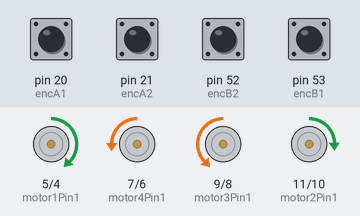
Simulated run of this sketch. Board: Arduino Mega 2560, built with avr-gcc and run on an emulated ATmega2560. Shown: motor-driver pin pairs drawn as motors (green arrow = first pin HIGH = forward, orange = second pin HIGH = backward, longer = more drive). The test bench sets the inputs (shaded band); at power-on: pin 20 (encA1), pin 21 (encA2), pin 52 (encB2), pin 53 (encB1) HIGH. What the sketch prints to the serial monitor is not drawn.

Above: at 3.2 s.
3.3 s: pin 20 (encA1) pulled LOW for 0.15 s
At 3.45 s:
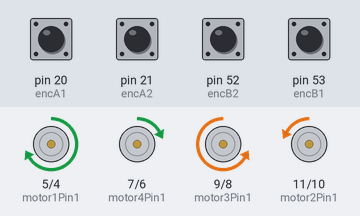
At 4.37 s:
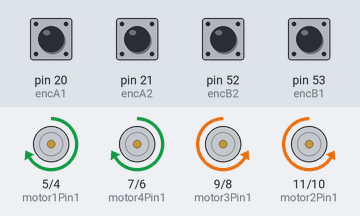
6.3 s: pin 21 (encA2) pulled LOW for 0.15 s
At 6.51 s:
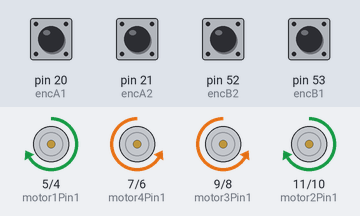
9.4 s: pin 20 (encA1) pulled LOW for 1 s
12.4 s: pin 21 (encA2) pulled LOW for 1 s
Timing chart, 0 to 13.9 s (numbered marks = the images above; inputs shaded):
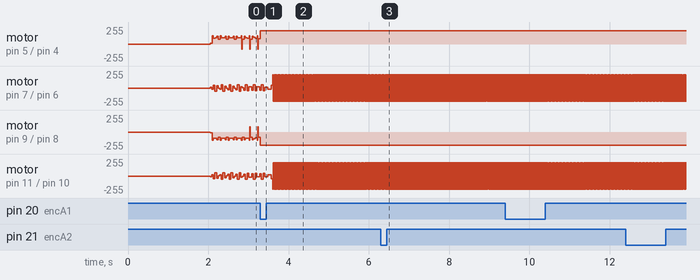

Measured:
- after the input at 3.3 s, motor on pin 5 (motor1Pin1) / pin 4 (motor1Pin2): stays forward 200/255 (without the input it goes to stopped after 2.1 s); motor on pin 9 (motor3Pin1) / pin 8 (motor3Pin2): stays backward 200/255 (without the input it goes to backward 4/255 after 2.1 s)
- after the input at 6.3 s, motor on pin 5 (motor1Pin1) / pin 4 (motor1Pin2): stays forward 200/255 (without the input it goes to backward 200/255 after 1.9 s); motor on pin 9 (motor3Pin1) / pin 8 (motor3Pin2): stays backward 200/255 (without the input it goes to forward 200/255 after 1.9 s)
- by itself, motor on pin 7 (motor4Pin1) / pin 6 (motor4Pin2), motor on pin 11 (motor2Pin1) / pin 10 (motor2Pin2): alternates forward 200/255 for 0.01 s and backward 200/255 for 0.01 s

The sketch:

odometriinversepidarray.ino
```cpp
#include <Arduino.h>

const int motor1Pin1 = 5; // Pin motor 1
const int motor1Pin2 = 4;
const int motor2Pin1 = 11; // Pin motor 2
const int motor2Pin2 = 10;
const int motor3Pin1 = 9; // Pin motor 3
const int motor3Pin2 = 8;
const int motor4Pin1 = 7; // Pin motor 4
const int motor4Pin2 = 6;

const int encA1 = 20;
const int encB1 = 53;
const int encA2 = 21;
const int encB2 = 52;

const float kel_roda = 37.68;
const float pulse_per_rotation = 135; // Motor1

int pulse1 = 0;
int pulse2 = 0;
float x_enc = 0;
float y_enc = 0;

// PID constants
float Kp = 20;
float Ki = 0.002;
float Kd = 0.05;

float error_x = 0;
float error_y = 0;
float last_error_x = 0;
float last_error_y = 0;
float integral_x = 0;
float integral_y = 0;

float target_points[4][2] = {
  {30, 30}, // Langkah 1
  {-30, 0}, // Langkah 2
  {0, -30}, // Langkah 3
  {30, 0}   // Langkah 4
};

int current_step = 0; // Langkah saat ini

void setup() {
  pinMode(motor1Pin1, OUTPUT);
  pinMode(motor1Pin2, OUTPUT);
  pinMode(motor2Pin1, OUTPUT);
  pinMode(motor2Pin2, OUTPUT);
  pinMode(motor3Pin1, OUTPUT);
  pinMode(motor3Pin2, OUTPUT);
  pinMode(motor4Pin1, OUTPUT);
  pinMode(motor4Pin2, OUTPUT);

  pinMode(encA1, INPUT_PULLUP);
  pinMode(encB1, INPUT_PULLUP);
  pinMode(encA2, INPUT_PULLUP);
  pinMode(encB2, INPUT_PULLUP);

  attachInterrupt(digitalPinToInterrupt(encA1), readEncoder1, RISING);
  attachInterrupt(digitalPinToInterrupt(encA2), readEncoder2, RISING);

  Serial.begin(9600);
  delay(2000);
}

void readEncoder1() {
  if (digitalRead(encB1) == 0)
    pulse1++;
  else
    pulse1--;
}

void readEncoder2() {
  if (digitalRead(encB2) == 0)
    pulse2++;
  else
    pulse2--;
}

void total_jarak() {
  float jarakroda1 = kel_roda * (pulse1 / pulse_per_rotation);
  float jarakroda2 = kel_roda * (pulse2 / pulse_per_rotation);

  x_enc = (-jarakroda1 * 0.7071) + (-jarakroda2 * 0.7071);
  y_enc = (jarakroda1 * 0.7071) + (-jarakroda2 * 0.7071);
}

void loop() {
  float target_x = target_points[current_step][0];
  float target_y = target_points[current_step][1];

  total_jarak();

  error_x = target_x - x_enc;
  error_y = target_y - y_enc;

  float output_x = calculatePID(Kp, Ki, Kd, error_x, last_error_x, integral_x);
  float output_y = calculatePID(Kp, Ki, Kd, error_y, last_error_y, integral_y);

  moveRobot(output_x, output_y);

  last_error_x = error_x;
  last_error_y = error_y;

 /* Serial.print("X Target: ");
  Serial.print(target_x);
  Serial.print(" Y Target: ");
  Serial.print(target_y);
  Serial.print(" X Current: ");
  Serial.print(x_enc);
  Serial.print(" Y Current: ");
  Serial.print(y_enc);
  Serial.print(" X Error: ");
  Serial.print(error_x);
  Serial.print(" Y Error: ");
  Serial.println(error_y);
*/
  Serial.println(y_enc);
  //delay(100);
    // Pindah ke langkah berikutnya
  current_step++;
  if (current_step >= 4) {
    current_step = 0; // Kembali ke langkah pertama setelah mencapai langkah terakhir
  }
}

float calculatePID(float Kp, float Ki, float Kd, float error, float last_error, float& integral) {
  float proportional = Kp * error;
  integral += error;
  float derivative = Kd * (error - last_error);
  float output = proportional + Ki * integral + derivative;
  return output;
}

void moveRobot(float V_x, float V_y) {

  float V1 = -0.707 * V_x + 0.707 * V_y ;
  float V2 = -0.707 * V_x - 0.707 * V_y;
  float V3 = 0.707 * V_x - 0.707 * V_y ;
  float V4 = 0.707 * V_x + 0.707 * V_y;

  controlMotor(motor1Pin1, motor1Pin2, V1);
  controlMotor(motor2Pin1, motor2Pin2, V2);
  controlMotor(motor3Pin1, motor3Pin2, V3);
  controlMotor(motor4Pin1, motor4Pin2, V4);
}

void controlMotor(int pin1, int pin2, float speed) {
  int pwmValue = int(speed); // Scale speed to PWM value
  pwmValue = min(200, max(pwmValue, -200)); // Limit PWM value
  if (pwmValue > 0) {
    analogWrite(pin1, 0);
    analogWrite(pin2, pwmValue);
  } else if (pwmValue < 0) {
    analogWrite(pin1, -pwmValue);
    analogWrite(pin2, 0);
  } else {
    analogWrite(pin1, 0);
    analogWrite(pin2, 0);
  }
}
```
